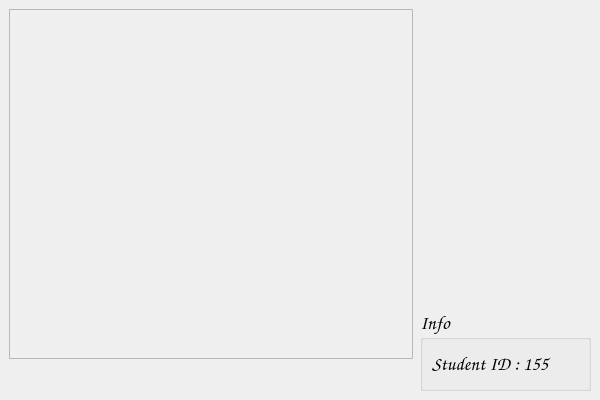
<?xml version="1.0" encoding="UTF-8"?>
<ui version="4.0">
 <class>infoabout</class>
 <widget class="QDialog" name="infoabout">
  <property name="geometry">
   <rect>
    <x>0</x>
    <y>0</y>
    <width>600</width>
    <height>400</height>
   </rect>
  </property>
  <property name="minimumSize">
   <size>
    <width>600</width>
    <height>400</height>
   </size>
  </property>
  <property name="maximumSize">
   <size>
    <width>600</width>
    <height>400</height>
   </size>
  </property>
  <property name="windowTitle">
   <string>Dialog</string>
  </property>
  <widget class="QFrame" name="frameLogo">
   <property name="geometry">
    <rect>
     <x>9</x>
     <y>9</y>
     <width>404</width>
     <height>350</height>
    </rect>
   </property>
   <property name="minimumSize">
    <size>
     <width>404</width>
     <height>350</height>
    </size>
   </property>
   <property name="frameShape">
    <enum>QFrame::StyledPanel</enum>
   </property>
   <property name="frameShadow">
    <enum>QFrame::Raised</enum>
   </property>
   <layout class="QGridLayout" name="gridLayout"/>
  </widget>
  <widget class="QGroupBox" name="groupBox">
   <property name="geometry">
    <rect>
     <x>420</x>

     <y>310</y>
     <width>171</width>
     <height>81</height>

     <y>330</y>
     <width>171</width>
     <height>61</height>

    </rect>
   </property>
   <property name="font">
    <font>
     <family>Comic Sans MS</family>
     <pointsize>14</pointsize>
    </font>
   </property>
   <property name="title">
    <string>Info</string>
   </property>
   <layout class="QVBoxLayout" name="verticalLayout">
    <item>
     <widget class="QLabel" name="label">
      <property name="font">
       <font>
        <family>Comic Sans MS</family>
        <pointsize>14</pointsize>
       </font>
      </property>
      <property name="text">
       <string>Student ID : 155</string>
      </property>
     </widget>
    </item>
   </layout>
  </widget>
 </widget>
 <resources/>
 <connections/>
</ui>
